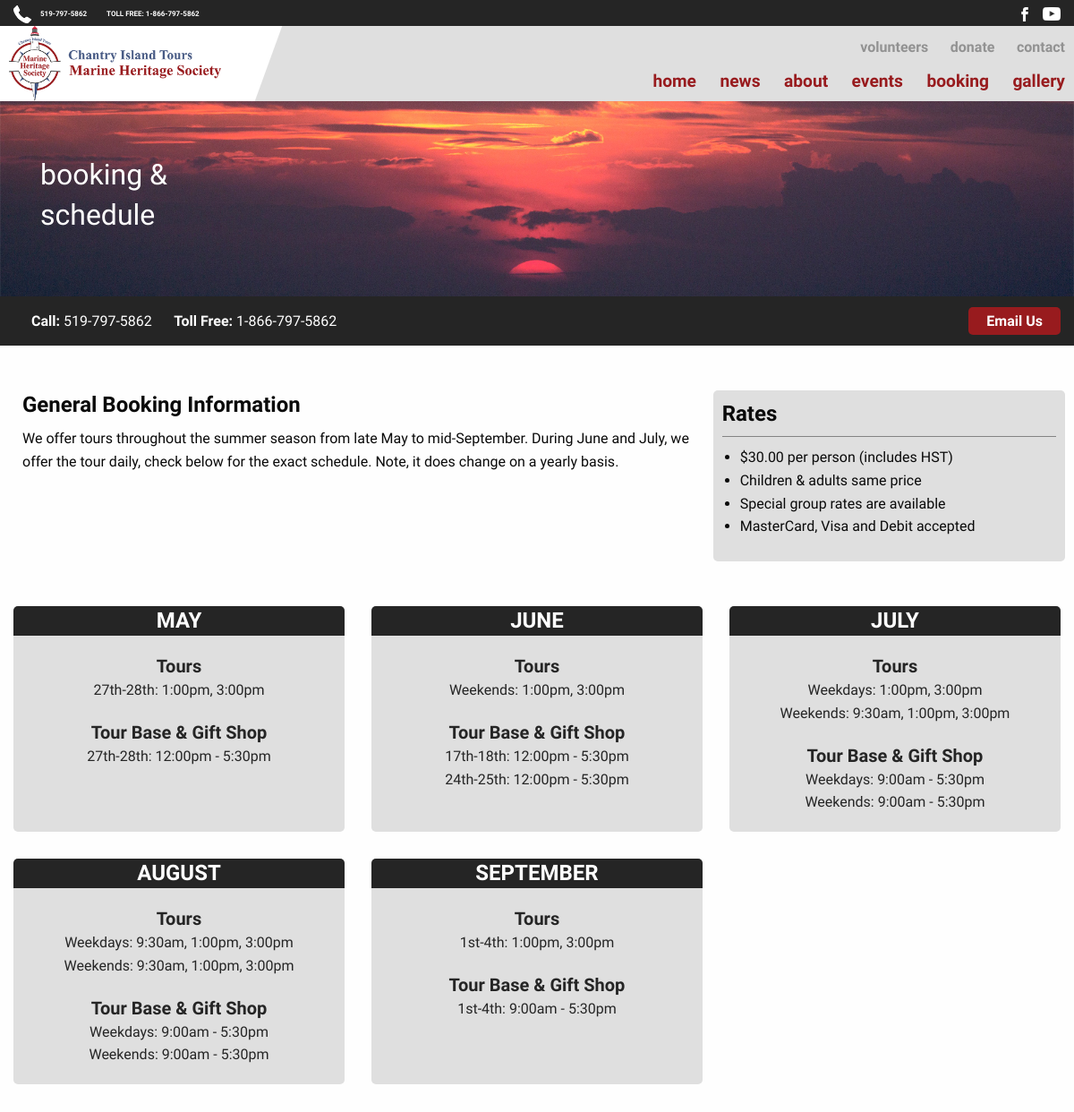
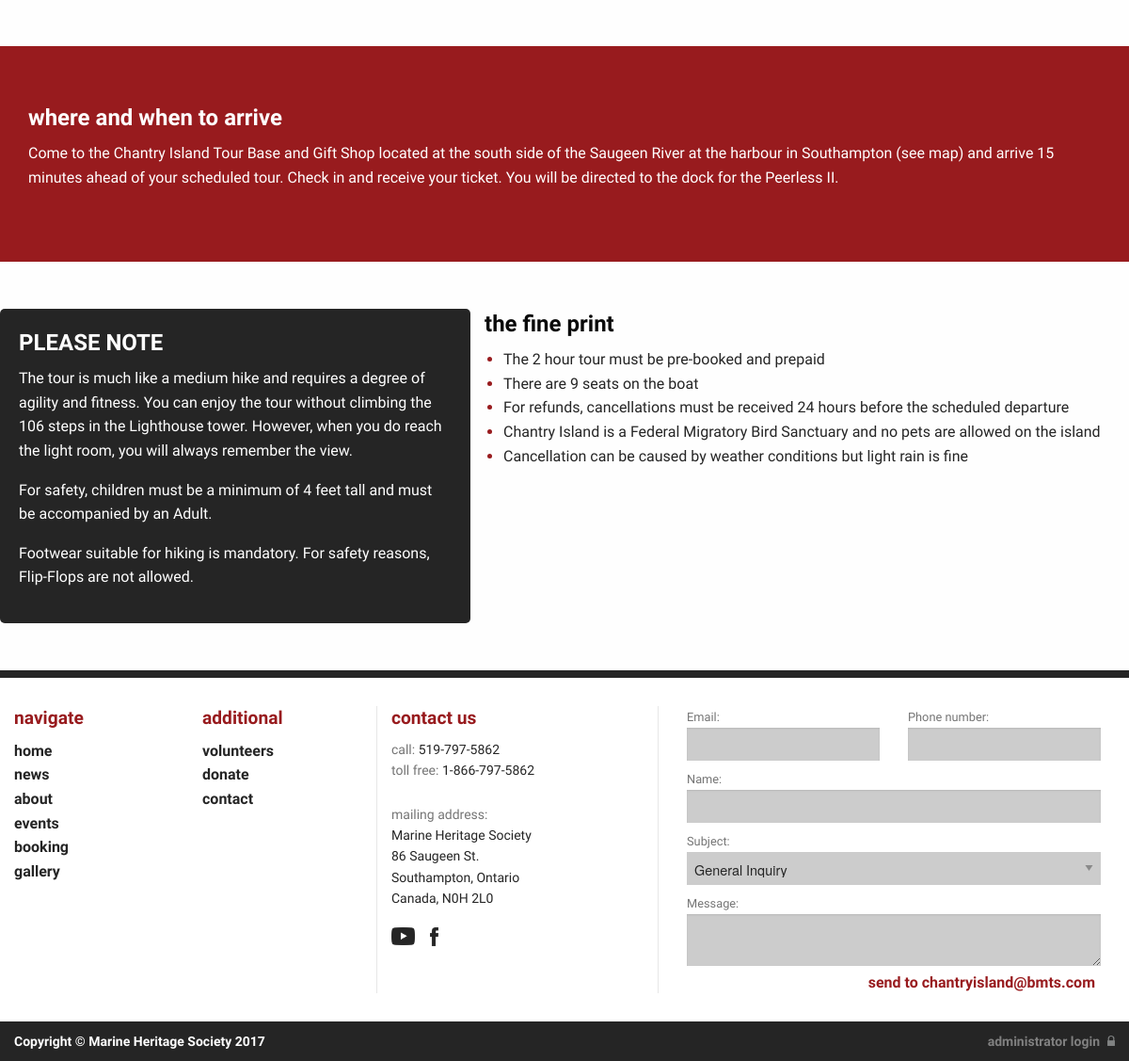
Screenshot of /booking.php with the database file from the repository (2 pictures, top to bottom).
### tables this page shows
CREATE TABLE tbl_bookInfo (
  bookInfo_id tinyint(3) unsigned NOT NULL,
  bookInfo_desc text NOT NULL
);

CREATE TABLE tbl_rates (
  rates_id tinyint(3) unsigned NOT NULL,
  rates_info varchar(200) NOT NULL
);

CREATE TABLE tbl_hours (
  hours_id tinyint(3) unsigned NOT NULL,
  hours_month varchar(50) NOT NULL,
  hours_tours_1 varchar(150) NOT NULL,
  hours_tours_2 varchar(150) NOT NULL,
  hours_shop_1 varchar(150) NOT NULL,
  hours_shop_2 varchar(150) NOT NULL
);

CREATE TABLE tbl_arrive (
  arrive_id tinyint(3) unsigned NOT NULL,
  arrive_desc text NOT NULL
);

### admin/phpscripts/read.php (called while the page is built, shortened)
<?php
	function getAll($tbl) {
		include('connect.php');
		$queryAll = "SELECT * FROM {$tbl}";
		$runAll = mysqli_query($link, $queryAll);
		if($runAll){
			return $runAll;
		}else{
			$error =  "There was an error accessing this information.  Please contact your admin.";
			return $error;
		}
	}
?>

### booking.php (the view, shortened to what this page needs)
<?php
	$tbl_bookInfo = "tbl_bookInfo";
	$getBookInfo = getAll($tbl_bookInfo);
	$tbl_rates = "tbl_rates";
	$getRates = getAll($tbl_rates);
	$tbl_hours = "tbl_hours";
	$getHours = getAll($tbl_hours);
	$tbl_arrive = "tbl_arrive";
	$getArrive = getAll($tbl_arrive);
	include_once("layout/header.php");
?>
<div id="bookingHeaderImg">
	<div class="row">
		<div class="small-12 columns">
			<h2 class="heading whiteTxt">booking &amp; <br>schedule</h2>
		</div>
	</div>
</div>
<div id="bookingHeaderInfo">
	<div class="row">
		<div id="bookingHeaderPhone" class="small-12 columns">
			<h3><span>Call:</span> <a href="tel:519-797-5862" id="bookingPhone">519-797-5862</a></h3>
			<h3><span>Toll Free:</span> <a href="tel:1-866-797-5862" id="bookingPhone">1-866-797-5862</a></h3>
			<div id="emailButCon">
				<a id="emailBut" href="contact.php#formWrapper">Email Us</a>
			</div>
		</div>
	</div>
</div>
<div class="row" id="generalBookingInfo">
	<div class="small-12 medium-8 columns">
		<h2 class="heading">General Booking Information</h2>
		<?php
			if(!is_string($getBookInfo)){
				while($row = mysqli_fetch_array($getBookInfo)){
					echo "<p class=\"paragraph\">{$row['bookInfo_desc']}</p>";
				}
			}else{
				echo "<p>{$getBookInfo}</p>";
			}
		?>
	</div>
	<div class="small-12 medium-4 columns" id="bookingRates">
	<h3 class="heading">Rates</h3>
		<div id="ratesInfo">
				<?php
					if(!is_string($getRates)){
						while($row = mysqli_fetch_array($getRates)){
							echo "<ul>";
							echo "<li>&#36;{$row['rates_info']} per person (includes HST)</li>";
							echo "<li>Children &amp; adults same price</li>";
							echo "<li>Special group rates are available</li>";
							echo "<li>MasterCard, Visa and Debit accepted</li>";
							echo "</ul>";
						}
					}else{
						echo "<p>{$getRates}</p>";
					}
				?>
		</div>
	</div>
</div>
<div class="row" data-equalizer>
	<?php
		if(!is_string($getHours)){
			while($row = mysqli_fetch_array($getHours)){
				echo "<div class=\"monthCardCon small-12 medium-6 large-4 columns end\">";
				echo "<div class=\"monthCard\" data-equalizer-watch>";
				echo "<h2 class=\"heading whiteTxt\">{$row['hours_month']}</h2>";
				echo "<h3>Tours</h3>";
				echo "<p>{$row['hours_tours_1']}</p>";
				echo "<p>{$row['hours_tours_2']}</p>";
				echo "<h3>Tour Base &amp; Gift Shop </h3>";
				echo "<p>{$row['hours_shop_1']}</p>";
				echo "<p>{$row['hours_shop_2']}</p>";
				echo "</div>";
				echo "</div>";
			}
		}else{
			echo "<p>{$getHours}</p>";
		}
	?>
</div>
<div id="whereAndWhenFull">
	<div class="row" id="whereAndWhen">
		<h2 class="heading whiteTxt">where and when to arrive</h2>
		<?php
			if(!is_string($getArrive)){
				while($row = mysqli_fetch_array($getArrive)){
					echo "<p class=\"paragraph whiteTxt\">{$row['arrive_desc']}</p>";
				}
			}else{
				echo "<p>{$getArrive}</p>";
			}
		?>
	</div>
</div>
<div class="row" id="finalBookingDetails">
	<div class="small-11 small-centered medium-uncentered medium-5 columns" id="pleaseNote">
	<h3 class="heading whiteTxt">PLEASE NOTE</h3>
		<p class="paragraph whiteTxt">The tour is much like a medium hike and requires a degree of agility and fitness. You can enjoy the tour without climbing the 106 steps in the Lighthouse tower. However, when you do reach the light room, you will always remember the view.</p>
		<p class="paragraph whiteTxt">For safety, children must be a minimum of 4 feet tall and must be accompanied by an Adult.</p>
		<p class="paragraph whiteTxt">Footwear suitable for hiking is mandatory. For safety reasons, Flip-Flops are not allowed.</p>
	</div>
	<div class="small-12 medium-7 columns" id="finePrint">
		<h2 class="heading">the fine print</h2>
		<ul>
			<li><span class="blackTxt">The 2 hour tour must be pre-booked and prepaid</span></li>
			<li><span class="blackTxt">There are 9 seats on the boat</span></li>
			<li><span class="blackTxt">For refunds, cancellations must be received 24 hours before the scheduled departure</span></li>
			<li><span class="blackTxt">Chantry Island is a Federal Migratory Bird Sanctuary and no pets are allowed on the island</span></li>
			<li><span class="blackTxt">Cancellation can be caused by weather conditions but light rain is fine</span></li>
		</ul>
	</div>
</div>
<?php
	include("layout/footer.php");
?>

### css/app.css (style rules this page uses)
.blackTxt { color: #252525; }
.whiteTxt { color: #ffffff; }
.heading { font-size: 1.5em; font-weight: 600; text-align: center; font-family: 'Overpass', sans-serif; }
.paragraph { font-size: 1em; font-weight: 400em; text-align: center; font-family: 'Overpass', sans-serif; }
#bookingHeaderImg { background-color: #252525; background-image: url(../images/booking_header.jpg); background-position: center bottom; background-repeat: no-repeat; background-size: cover; padding: 60px 30px; }
#bookingHeaderImg h2 { font-weight: 400; font-size: 2em; }
#bookingHeaderInfo { background-color: #252525; padding-top: 15px; padding-bottom: 15px; }
#bookingHeaderInfo h3 { font-family: 'Overpass', sans-serif; color: #fff; font-size: 1em; font-weight: 400; text-align: center; }
#bookingPhone { color: #fff; transition: .3s ease-in-out all; }
#bookingHeaderInfo span { font-weight: 700; }
#bookingHeaderPhone { float: left; }
#emailButCon { text-align: center; display: block; margin: 30px auto 20px auto; }
#emailBut { background-color: #981b1e; border-radius: 5px; padding: 6px 20px 6px 20px; color: #fff; font-family: 'Overpass', sans-serif; text-align: center; font-weight: 700; }
#generalBookingInfo { padding: 50px 10px; }
#bookingRates { border-radius: 5px; background-color: #dfdfdf; padding: 10px; }
#ratesInfo { border-top: solid 1px #848484; padding-top: 10px; font-family: 'Overpass', sans-serif; font-size: 1em; }
.monthCard { background-color: #dfdfdf; border-radius: 5px; overflow: hidden; margin-bottom: 30px; padding-bottom: 20px; }
.monthCard h2 { text-align: center; background-color: #252525; }
.monthCard h3 { font-family: 'Overpass', sans-serif; font-size: 1.25em; font-weight: 600; color: #252525; text-align: center; margin: 20px 0 0 0; }
.monthCard p { font-family: 'Overpass', sans-serif; font-size: 1em; font-weight: 500; color: #252525; text-align: center; margin: 0; }
#whereAndWhenFull { background-color: #981b1e; margin: 50px 0px; }
#whereAndWhen { padding: 60px 30px; }
#finalBookingDetails { margin-bottom: 50px; }
#pleaseNote { background-color: #252525; border-radius: 5px; padding: 20px; }
#finePrint { margin-top: 30px; font-family: 'Overpass', sans-serif; font-size: 1em; }
#finePrint li { color: #981b1e; }
@media (min-width: 40em) { .heading { font-size: 1.5em; font-weight: 700; text-align: left; } }
@media (min-width: 40em) { .paragraph { font-size: 1em; font-weight: 400; text-align: left; } }
@media (min-width: 40em) { #bookingHeaderPhone h3 { display: inline; } }
@media (min-width: 40em) { #bookingHeaderPhone h3 { margin-left: 20px; } }
@media (min-width: 40em) { #emailButCon { text-align: center; float: right; margin: 0; } }
@media (min-width: 40em) { #finePrint { margin-top: 0px; } }

### rows the page displays
tbl_bookinfo: bookInfo_desc "We offer tours throughout the summer season from late May to mid-September. During June and July, we offer the tour daily, check below for the exact schedule. Note, it does change on a yearly basis."
tbl_rates: rates_info "30.00"
tbl_hours: hours_month "MAY", hours_tours_1 "27th-28th: 1:00pm, 3:00pm", hours_shop_1 "27th-28th: 12:00pm - 5:30pm"
tbl_hours: hours_month "JUNE", hours_tours_1 "Weekends: 1:00pm, 3:00pm", hours_shop_1 "17th-18th: 12:00pm - 5:30pm", hours_shop_2 "24th-25th: 12:00pm - 5:30pm"
tbl_hours: hours_month "JULY", hours_tours_1 "Weekdays: 1:00pm, 3:00pm", hours_tours_2 "Weekends: 9:30am, 1:00pm, 3:00pm", hours_shop_1 "Weekdays: 9:00am - 5:30pm", hours_shop_2 "Weekends: 9:00am - 5:30pm"
tbl_hours: hours_month "AUGUST", hours_tours_1 "Weekdays: 9:30am, 1:00pm, 3:00pm", hours_tours_2 "Weekends: 9:30am, 1:00pm, 3:00pm", hours_shop_1 "Weekdays: 9:00am - 5:30pm", hours_shop_2 "Weekends: 9:00am - 5:30pm"
tbl_hours: hours_month "SEPTEMBER", hours_tours_1 "1st-4th: 1:00pm, 3:00pm", hours_shop_1 "1st-4th: 9:00am - 5:30pm"
tbl_arrive: arrive_desc "Come to the Chantry Island Tour Base and Gift Shop located at the south side of the Saugeen River at the harbour in Southampton (see map) and arrive 15 minutes ahead of your scheduled tour. Check in and receive your ticket. You will be directed to the dock for the Peerless II."
